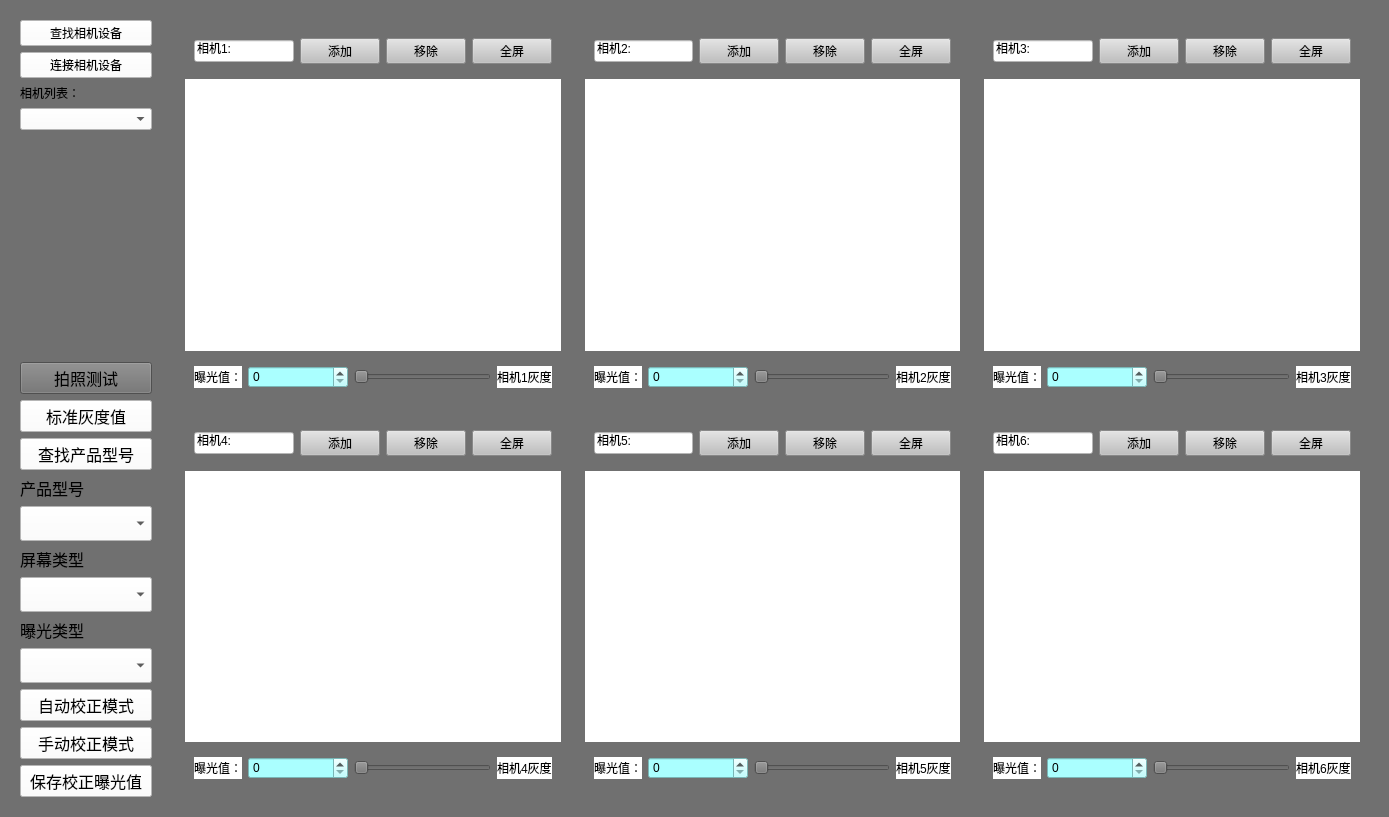
<?xml version="1.0" encoding="UTF-8"?>
<ui version="4.0">
 <class>Form_Camera</class>
 <widget class="QWidget" name="Form_Camera">
  <property name="geometry">
   <rect>
    <x>0</x>
    <y>0</y>
    <width>1389</width>
    <height>817</height>
   </rect>
  </property>
  <property name="windowTitle">
   <string>相机配置界面</string>
  </property>
  <property name="styleSheet">
   <string notr="true">background-color: rgb(112, 112, 112);</string>
  </property>
  <layout class="QHBoxLayout" name="horizontalLayout">
   <item>
    <widget class="QWidget" name="widget_2" native="true">
     <property name="sizePolicy">
      <sizepolicy hsizetype="Expanding" vsizetype="Expanding">
       <horstretch>0</horstretch>
       <verstretch>0</verstretch>
      </sizepolicy>
     </property>
     <property name="minimumSize">
      <size>
       <width>150</width>
       <height>0</height>
      </size>
     </property>
     <property name="maximumSize">
      <size>
       <width>500</width>
       <height>16777215</height>
      </size>
     </property>
     <property name="font">
      <font>
       <pointsize>12</pointsize>
      </font>
     </property>
     <layout class="QVBoxLayout" name="verticalLayout">
      <item>
       <widget class="QPushButton" name="pushButton">
        <property name="styleSheet">
         <string notr="true">font: 12pt &quot;Agency FB&quot;;
background-color: rgb(255, 255, 255);</string>
        </property>
        <property name="text">
         <string>查找相机设备</string>
        </property>
       </widget>
      </item>
      <item>
       <widget class="QPushButton" name="pushButton_8">
        <property name="styleSheet">
         <string notr="true">font: 12pt &quot;Agency FB&quot;;
background-color: rgb(255, 255, 255);</string>
        </property>
        <property name="text">
         <string>连接相机设备</string>
        </property>
       </widget>
      </item>
      <item>
       <widget class="QLabel" name="label_Device_List">
        <property name="styleSheet">
         <string notr="true">font: 12pt &quot;Agency FB&quot;;</string>
        </property>
        <property name="text">
         <string>相机列表：</string>
        </property>
       </widget>
      </item>
      <item>
       <widget class="QComboBox" name="comboBox_Device_List">
        <property name="minimumSize">
         <size>
          <width>80</width>
          <height>0</height>
         </size>
        </property>
        <property name="styleSheet">
         <string notr="true">background-color: rgb(255, 255, 255);
font: 14pt &quot;Agency FB&quot;;</string>
        </property>
       </widget>
      </item>
      <item>
       <widget class="QLabel" name="label_10">
        <property name="text">
         <string/>
        </property>
       </widget>
      </item>
      <item>
       <spacer name="verticalSpacer">
        <property name="orientation">
         <enum>Qt::Vertical</enum>
        </property>
        <property name="sizeHint" stdset="0">
         <size>
          <width>20</width>
          <height>330</height>
         </size>
        </property>
       </spacer>
      </item>
      <item>
       <widget class="QPushButton" name="pushButton_2">
        <property name="font">
         <font>
          <family>Agency FB</family>
          <pointsize>12</pointsize>
         </font>
        </property>
        <property name="text">
         <string>拍照测试</string>
        </property>
       </widget>
      </item>
      <item>
       <widget class="QPushButton" name="pushButton_10">
        <property name="font">
         <font>
          <family>Agency FB</family>
          <pointsize>12</pointsize>
         </font>
        </property>
        <property name="styleSheet">
         <string notr="true">background-color: rgb(255, 255, 255);</string>
        </property>
        <property name="text">
         <string>标准灰度值</string>
        </property>
       </widget>
      </item>
      <item>
       <widget class="QPushButton" name="pushButton_find_product">
        <property name="enabled">
         <bool>true</bool>
        </property>
        <property name="font">
         <font>
          <pointsize>12</pointsize>
         </font>
        </property>
        <property name="styleSheet">
         <string notr="true">background-color: rgb(255, 255, 255);</string>
        </property>
        <property name="text">
         <string>查找产品型号</string>
        </property>
       </widget>
      </item>
      <item>
       <widget class="QLabel" name="label_9">
        <property name="font">
         <font>
          <pointsize>12</pointsize>
         </font>
        </property>
        <property name="text">
         <string>产品型号</string>
        </property>
       </widget>
      </item>
      <item>
       <widget class="QComboBox" name="comboBox_Pro_Mode">
        <property name="font">
         <font>
          <family>Agency FB</family>
          <pointsize>14</pointsize>
         </font>
        </property>
        <property name="styleSheet">
         <string notr="true">background-color: rgb(255, 255, 255);
</string>
        </property>
       </widget>
      </item>
      <item>
       <widget class="QLabel" name="label_8">
        <property name="font">
         <font>
          <pointsize>12</pointsize>
         </font>
        </property>
        <property name="text">
         <string>屏幕类型</string>
        </property>
       </widget>
      </item>
      <item>
       <widget class="QComboBox" name="comboBox_product_type">
        <property name="font">
         <font>
          <family>Agency FB</family>
          <pointsize>14</pointsize>
         </font>
        </property>
        <property name="contextMenuPolicy">
         <enum>Qt::DefaultContextMenu</enum>
        </property>
        <property name="styleSheet">
         <string notr="true">background-color: rgb(255, 255, 255);
font: 14pt &quot;Agency FB&quot;;
</string>
        </property>
       </widget>
      </item>
      <item>
       <widget class="QLabel" name="label_7">
        <property name="font">
         <font>
          <pointsize>12</pointsize>
         </font>
        </property>
        <property name="text">
         <string>曝光类型</string>
        </property>
       </widget>
      </item>
      <item>
       <widget class="QComboBox" name="comboBox_Adaptive_exposure_list">
        <property name="font">
         <font>
          <family>Agency FB</family>
          <pointsize>14</pointsize>
         </font>
        </property>
        <property name="styleSheet">
         <string notr="true">background-color: rgb(255, 255, 255);
font: 14pt &quot;Agency FB&quot;;
</string>
        </property>
       </widget>
      </item>
      <item>
       <widget class="QPushButton" name="pushButton_Adaptive_exposure">
        <property name="font">
         <font>
          <family>Agency FB</family>
          <pointsize>12</pointsize>
         </font>
        </property>
        <property name="styleSheet">
         <string notr="true">background-color: rgb(255, 255, 255);</string>
        </property>
        <property name="text">
         <string>自动校正模式</string>
        </property>
       </widget>
      </item>
      <item>
       <widget class="QPushButton" name="pushButton_manualExposure">
        <property name="font">
         <font>
          <family>Agency FB</family>
          <pointsize>12</pointsize>
         </font>
        </property>
        <property name="styleSheet">
         <string notr="true">background-color: rgb(255, 255, 255);</string>
        </property>
        <property name="text">
         <string>手动校正模式</string>
        </property>
       </widget>
      </item>
      <item>
       <widget class="QPushButton" name="pushButton_3">
        <property name="font">
         <font>
          <family>Agency FB</family>
          <pointsize>12</pointsize>
         </font>
        </property>
        <property name="styleSheet">
         <string notr="true">background-color: rgb(255, 255, 255);</string>
        </property>
        <property name="text">
         <string>保存校正曝光值</string>
        </property>
       </widget>
      </item>
     </layout>
    </widget>
   </item>
   <item>
    <widget class="QWidget" name="widget" native="true">
     <property name="sizePolicy">
      <sizepolicy hsizetype="Expanding" vsizetype="Expanding">
       <horstretch>0</horstretch>
       <verstretch>0</verstretch>
      </sizepolicy>
     </property>
     <property name="styleSheet">
      <string notr="true">border-color: rgb(0, 255, 255);</string>
     </property>
     <layout class="QGridLayout" name="gridLayout">
      <item row="0" column="0">
       <widget class="QWidget" name="widget_11" native="true">
        <layout class="QVBoxLayout" name="verticalLayout_3">
         <item>
          <widget class="QWidget" name="widget_10" native="true">
           <layout class="QHBoxLayout" name="horizontalLayout_8">
            <item>
             <widget class="QLineEdit" name="lineEdit_Camera_Name_1">
              <property name="styleSheet">
               <string notr="true">font: 12pt &quot;Agency FB&quot;;
background-color: rgb(255, 255, 255);</string>
              </property>
              <property name="text">
               <string>相机1:</string>
              </property>
             </widget>
            </item>
            <item>
             <widget class="QPushButton" name="pushButton_Add_View_1">
              <property name="styleSheet">
               <string notr="true">background-color: rgb(191, 191, 191);</string>
              </property>
              <property name="text">
               <string>添加</string>
              </property>
             </widget>
            </item>
            <item>
             <widget class="QPushButton" name="pushButton_Remove_View_1">
              <property name="styleSheet">
               <string notr="true">background-color: rgb(191, 191, 191);</string>
              </property>
              <property name="text">
               <string>移除</string>
              </property>
             </widget>
            </item>
            <item>
             <widget class="QPushButton" name="pushButton_Full_Screen_1">
              <property name="styleSheet">
               <string notr="true">background-color: rgb(191, 191, 191);</string>
              </property>
              <property name="text">
               <string>全屏</string>
              </property>
             </widget>
            </item>
           </layout>
          </widget>
         </item>
         <item>
          <widget class="QLabel" name="label_PreView_1">
           <property name="sizePolicy">
            <sizepolicy hsizetype="Expanding" vsizetype="Expanding">
             <horstretch>0</horstretch>
             <verstretch>0</verstretch>
            </sizepolicy>
           </property>
           <property name="minimumSize">
            <size>
             <width>100</width>
             <height>100</height>
            </size>
           </property>
           <property name="styleSheet">
            <string notr="true">border-color: rgb(0, 255, 255);
background-color: rgb(255, 255, 255);</string>
           </property>
           <property name="text">
            <string/>
           </property>
          </widget>
         </item>
         <item>
          <widget class="QWidget" name="widget_4" native="true">
           <layout class="QHBoxLayout" name="horizontalLayout_2">
            <item>
             <widget class="QLabel" name="label">
              <property name="sizePolicy">
               <sizepolicy hsizetype="Fixed" vsizetype="Preferred">
                <horstretch>0</horstretch>
                <verstretch>0</verstretch>
               </sizepolicy>
              </property>
              <property name="styleSheet">
               <string notr="true">background-color: rgb(255, 255, 255);</string>
              </property>
              <property name="text">
               <string>曝光值：</string>
              </property>
             </widget>
            </item>
            <item>
             <widget class="QSpinBox" name="spinBox_1">
              <property name="sizePolicy">
               <sizepolicy hsizetype="Expanding" vsizetype="Fixed">
                <horstretch>0</horstretch>
                <verstretch>0</verstretch>
               </sizepolicy>
              </property>
              <property name="maximumSize">
               <size>
                <width>100</width>
                <height>16777215</height>
               </size>
              </property>
              <property name="styleSheet">
               <string notr="true">background-color: rgb(170, 255, 255);</string>
              </property>
             </widget>
            </item>
            <item>
             <widget class="QSlider" name="horizontalSlider">
              <property name="orientation">
               <enum>Qt::Horizontal</enum>
              </property>
             </widget>
            </item>
            <item>
             <widget class="QLabel" name="label_c1">
              <property name="styleSheet">
               <string notr="true">background-color: rgb(255, 255, 255);</string>
              </property>
              <property name="text">
               <string>相机1灰度</string>
              </property>
             </widget>
            </item>
           </layout>
          </widget>
         </item>
        </layout>
       </widget>
      </item>
      <item row="0" column="1">
       <widget class="QWidget" name="widget_13" native="true">
        <layout class="QVBoxLayout" name="verticalLayout_4">
         <item>
          <widget class="QWidget" name="widget_12" native="true">
           <layout class="QHBoxLayout" name="horizontalLayout_9">
            <item>
             <widget class="QLineEdit" name="lineEdit_Camera_Name_2">
              <property name="styleSheet">
               <string notr="true">font: 12pt &quot;Agency FB&quot;;
background-color: rgb(255, 255, 255);</string>
              </property>
              <property name="text">
               <string>相机2:</string>
              </property>
             </widget>
            </item>
            <item>
             <widget class="QPushButton" name="pushButton_Add_View_2">
              <property name="styleSheet">
               <string notr="true">background-color: rgb(191, 191, 191);</string>
              </property>
              <property name="text">
               <string>添加</string>
              </property>
             </widget>
            </item>
            <item>
             <widget class="QPushButton" name="pushButton_Remove_View_2">
              <property name="styleSheet">
               <string notr="true">background-color: rgb(191, 191, 191);</string>
              </property>
              <property name="text">
               <string>移除</string>
              </property>
             </widget>
            </item>
            <item>
             <widget class="QPushButton" name="pushButton_Full_Screen_2">
              <property name="styleSheet">
               <string notr="true">background-color: rgb(191, 191, 191);</string>
              </property>
              <property name="text">
               <string>全屏</string>
              </property>
             </widget>
            </item>
           </layout>
          </widget>
         </item>
         <item>
          <widget class="QLabel" name="label_PreView_2">
           <property name="sizePolicy">
            <sizepolicy hsizetype="Expanding" vsizetype="Expanding">
             <horstretch>0</horstretch>
             <verstretch>0</verstretch>
            </sizepolicy>
           </property>
           <property name="minimumSize">
            <size>
             <width>100</width>
             <height>100</height>
            </size>
           </property>
           <property name="styleSheet">
            <string notr="true">border-color: rgb(0, 255, 255);
background-color: rgb(255, 255, 255);</string>
           </property>
           <property name="text">
            <string/>
           </property>
          </widget>
         </item>
         <item>
          <widget class="QWidget" name="widget_5" native="true">
           <layout class="QHBoxLayout" name="horizontalLayout_3">
            <item>
             <widget class="QLabel" name="label_2">
              <property name="sizePolicy">
               <sizepolicy hsizetype="Fixed" vsizetype="Preferred">
                <horstretch>0</horstretch>
                <verstretch>0</verstretch>
               </sizepolicy>
              </property>
              <property name="styleSheet">
               <string notr="true">background-color: rgb(255, 255, 255);</string>
              </property>
              <property name="text">
               <string>曝光值：</string>
              </property>
             </widget>
            </item>
            <item>
             <widget class="QSpinBox" name="spinBox_2">
              <property name="sizePolicy">
               <sizepolicy hsizetype="Expanding" vsizetype="Fixed">
                <horstretch>0</horstretch>
                <verstretch>0</verstretch>
               </sizepolicy>
              </property>
              <property name="maximumSize">
               <size>
                <width>100</width>
                <height>16777215</height>
               </size>
              </property>
              <property name="styleSheet">
               <string notr="true">background-color: rgb(170, 255, 255);</string>
              </property>
             </widget>
            </item>
            <item>
             <widget class="QSlider" name="horizontalSlider_2">
              <property name="orientation">
               <enum>Qt::Horizontal</enum>
              </property>
             </widget>
            </item>
            <item>
             <widget class="QLabel" name="label_c2">
              <property name="styleSheet">
               <string notr="true">background-color: rgb(255, 255, 255);</string>
              </property>
              <property name="text">
               <string>相机2灰度</string>
              </property>
             </widget>
            </item>
           </layout>
          </widget>
         </item>
        </layout>
       </widget>
      </item>
      <item row="0" column="2">
       <widget class="QWidget" name="widget_15" native="true">
        <layout class="QVBoxLayout" name="verticalLayout_5">
         <item>
          <widget class="QWidget" name="widget_14" native="true">
           <layout class="QHBoxLayout" name="horizontalLayout_10">
            <item>
             <widget class="QLineEdit" name="lineEdit_Camera_Name_3">
              <property name="styleSheet">
               <string notr="true">font: 12pt &quot;Agency FB&quot;;
background-color: rgb(255, 255, 255);</string>
              </property>
              <property name="text">
               <string>相机3:</string>
              </property>
             </widget>
            </item>
            <item>
             <widget class="QPushButton" name="pushButton_Add_View_3">
              <property name="styleSheet">
               <string notr="true">background-color: rgb(191, 191, 191);</string>
              </property>
              <property name="text">
               <string>添加</string>
              </property>
             </widget>
            </item>
            <item>
             <widget class="QPushButton" name="pushButton_Remove_View_3">
              <property name="styleSheet">
               <string notr="true">background-color: rgb(191, 191, 191);</string>
              </property>
              <property name="text">
               <string>移除</string>
              </property>
             </widget>
            </item>
            <item>
             <widget class="QPushButton" name="pushButton_Full_Screen_3">
              <property name="styleSheet">
               <string notr="true">background-color: rgb(191, 191, 191);</string>
              </property>
              <property name="text">
               <string>全屏</string>
              </property>
             </widget>
            </item>
           </layout>
          </widget>
         </item>
         <item>
          <widget class="QLabel" name="label_PreView_3">
           <property name="sizePolicy">
            <sizepolicy hsizetype="Expanding" vsizetype="Expanding">
             <horstretch>0</horstretch>
             <verstretch>0</verstretch>
            </sizepolicy>
           </property>
           <property name="minimumSize">
            <size>
             <width>100</width>
             <height>100</height>
            </size>
           </property>
           <property name="styleSheet">
            <string notr="true">border-color: rgb(0, 255, 255);
background-color: rgb(255, 255, 255);</string>
           </property>
           <property name="text">
            <string/>
           </property>
          </widget>
         </item>
         <item>
          <widget class="QWidget" name="widget_6" native="true">
           <layout class="QHBoxLayout" name="horizontalLayout_4">
            <item>
             <widget class="QLabel" name="label_3">
              <property name="sizePolicy">
               <sizepolicy hsizetype="Fixed" vsizetype="Preferred">
                <horstretch>0</horstretch>
                <verstretch>0</verstretch>
               </sizepolicy>
              </property>
              <property name="styleSheet">
               <string notr="true">background-color: rgb(255, 255, 255);</string>
              </property>
              <property name="text">
               <string>曝光值：</string>
              </property>
             </widget>
            </item>
            <item>
             <widget class="QSpinBox" name="spinBox_3">
              <property name="sizePolicy">
               <sizepolicy hsizetype="Expanding" vsizetype="Fixed">
                <horstretch>0</horstretch>
                <verstretch>0</verstretch>
               </sizepolicy>
              </property>
              <property name="maximumSize">
               <size>
                <width>100</width>
                <height>16777215</height>
               </size>
              </property>
              <property name="styleSheet">
               <string notr="true">background-color: rgb(170, 255, 255);</string>
              </property>
             </widget>
            </item>
            <item>
             <widget class="QSlider" name="horizontalSlider_3">
              <property name="orientation">
               <enum>Qt::Horizontal</enum>
              </property>
             </widget>
            </item>
            <item>
             <widget class="QLabel" name="label_c3">
              <property name="styleSheet">
               <string notr="true">background-color: rgb(255, 255, 255);</string>
              </property>
              <property name="text">
               <string>相机3灰度</string>
              </property>
             </widget>
            </item>
           </layout>
          </widget>
         </item>
        </layout>
       </widget>
      </item>
      <item row="1" column="0">
       <widget class="QWidget" name="widget_17" native="true">
        <layout class="QVBoxLayout" name="verticalLayout_6">
         <item>
          <widget class="QWidget" name="widget_16" native="true">
           <layout class="QHBoxLayout" name="horizontalLayout_11">
            <item>
             <widget class="QLineEdit" name="lineEdit_Camera_Name_4">
              <property name="styleSheet">
               <string notr="true">font: 12pt &quot;Agency FB&quot;;
background-color: rgb(255, 255, 255);</string>
              </property>
              <property name="text">
               <string>相机4:</string>
              </property>
             </widget>
            </item>
            <item>
             <widget class="QPushButton" name="pushButton_Add_View_4">
              <property name="styleSheet">
               <string notr="true">background-color: rgb(191, 191, 191);</string>
              </property>
              <property name="text">
               <string>添加</string>
              </property>
             </widget>
            </item>
            <item>
             <widget class="QPushButton" name="pushButton_Remove_View_4">
              <property name="styleSheet">
               <string notr="true">background-color: rgb(191, 191, 191);</string>
              </property>
              <property name="text">
               <string>移除</string>
              </property>
             </widget>
            </item>
            <item>
             <widget class="QPushButton" name="pushButton_Full_Screen_4">
              <property name="styleSheet">
               <string notr="true">background-color: rgb(191, 191, 191);</string>
              </property>
              <property name="text">
               <string>全屏</string>
              </property>
             </widget>
            </item>
           </layout>
          </widget>
         </item>
         <item>
          <widget class="QLabel" name="label_PreView_4">
           <property name="sizePolicy">
            <sizepolicy hsizetype="Expanding" vsizetype="Expanding">
             <horstretch>0</horstretch>
             <verstretch>0</verstretch>
            </sizepolicy>
           </property>
           <property name="minimumSize">
            <size>
             <width>100</width>
             <height>100</height>
            </size>
           </property>
           <property name="styleSheet">
            <string notr="true">border-color: rgb(0, 255, 255);
background-color: rgb(255, 255, 255);</string>
           </property>
           <property name="text">
            <string/>
           </property>
          </widget>
         </item>
         <item>
          <widget class="QWidget" name="widget_7" native="true">
           <layout class="QHBoxLayout" name="horizontalLayout_5">
            <item>
             <widget class="QLabel" name="label_4">
              <property name="sizePolicy">
               <sizepolicy hsizetype="Fixed" vsizetype="Preferred">
                <horstretch>0</horstretch>
                <verstretch>0</verstretch>
               </sizepolicy>
              </property>
              <property name="styleSheet">
               <string notr="true">background-color: rgb(255, 255, 255);</string>
              </property>
              <property name="text">
               <string>曝光值：</string>
              </property>
             </widget>
            </item>
            <item>
             <widget class="QSpinBox" name="spinBox_4">
              <property name="sizePolicy">
               <sizepolicy hsizetype="Expanding" vsizetype="Fixed">
                <horstretch>0</horstretch>
                <verstretch>0</verstretch>
               </sizepolicy>
              </property>
              <property name="maximumSize">
               <size>
                <width>100</width>
                <height>16777215</height>
               </size>
              </property>
              <property name="styleSheet">
               <string notr="true">background-color: rgb(170, 255, 255);</string>
              </property>
             </widget>
            </item>
            <item>
             <widget class="QSlider" name="horizontalSlider_4">
              <property name="orientation">
               <enum>Qt::Horizontal</enum>
              </property>
             </widget>
            </item>
            <item>
             <widget class="QLabel" name="label_c4">
              <property name="styleSheet">
               <string notr="true">background-color: rgb(255, 255, 255);</string>
              </property>
              <property name="text">
               <string>相机4灰度</string>
              </property>
             </widget>
            </item>
           </layout>
          </widget>
         </item>
        </layout>
       </widget>
      </item>
      <item row="1" column="1">
       <widget class="QWidget" name="widget_19" native="true">
        <layout class="QVBoxLayout" name="verticalLayout_7">
         <item>
          <widget class="QWidget" name="widget_18" native="true">
           <layout class="QHBoxLayout" name="horizontalLayout_12">
            <item>
             <widget class="QLineEdit" name="lineEdit_Camera_Name_5">
              <property name="styleSheet">
               <string notr="true">font: 12pt &quot;Agency FB&quot;;
background-color: rgb(255, 255, 255);</string>
              </property>
              <property name="text">
               <string>相机5:</string>
              </property>
             </widget>
            </item>
            <item>
             <widget class="QPushButton" name="pushButton_Add_View_5">
              <property name="styleSheet">
               <string notr="true">background-color: rgb(191, 191, 191);</string>
              </property>
              <property name="text">
               <string>添加</string>
              </property>
             </widget>
            </item>
            <item>
             <widget class="QPushButton" name="pushButton_Remove_View_5">
              <property name="styleSheet">
               <string notr="true">background-color: rgb(191, 191, 191);</string>
              </property>
              <property name="text">
               <string>移除</string>
              </property>
             </widget>
            </item>
            <item>
             <widget class="QPushButton" name="pushButton_Full_Screen_5">
              <property name="styleSheet">
               <string notr="true">background-color: rgb(191, 191, 191);</string>
              </property>
              <property name="text">
               <string>全屏</string>
              </property>
             </widget>
            </item>
           </layout>
          </widget>
         </item>
         <item>
          <widget class="QLabel" name="label_PreView_5">
           <property name="sizePolicy">
            <sizepolicy hsizetype="Expanding" vsizetype="Expanding">
             <horstretch>0</horstretch>
             <verstretch>0</verstretch>
            </sizepolicy>
           </property>
           <property name="minimumSize">
            <size>
             <width>100</width>
             <height>100</height>
            </size>
           </property>
           <property name="styleSheet">
            <string notr="true">border-color: rgb(0, 255, 255);
background-color: rgb(255, 255, 255);</string>
           </property>
           <property name="text">
            <string/>
           </property>
          </widget>
         </item>
         <item>
          <widget class="QWidget" name="widget_8" native="true">
           <layout class="QHBoxLayout" name="horizontalLayout_6">
            <item>
             <widget class="QLabel" name="label_5">
              <property name="sizePolicy">
               <sizepolicy hsizetype="Fixed" vsizetype="Preferred">
                <horstretch>0</horstretch>
                <verstretch>0</verstretch>
               </sizepolicy>
              </property>
              <property name="styleSheet">
               <string notr="true">background-color: rgb(255, 255, 255);</string>
              </property>
              <property name="text">
               <string>曝光值：</string>
              </property>
             </widget>
            </item>
            <item>
             <widget class="QSpinBox" name="spinBox_5">
              <property name="sizePolicy">
               <sizepolicy hsizetype="Expanding" vsizetype="Fixed">
                <horstretch>0</horstretch>
                <verstretch>0</verstretch>
               </sizepolicy>
              </property>
              <property name="maximumSize">
               <size>
                <width>100</width>
                <height>16777215</height>
               </size>
              </property>
              <property name="styleSheet">
               <string notr="true">background-color: rgb(170, 255, 255);</string>
              </property>
             </widget>
            </item>
            <item>
             <widget class="QSlider" name="horizontalSlider_5">
              <property name="orientation">
               <enum>Qt::Horizontal</enum>
              </property>
             </widget>
            </item>
            <item>
             <widget class="QLabel" name="label_c5">
              <property name="styleSheet">
               <string notr="true">background-color: rgb(255, 255, 255);</string>
              </property>
              <property name="text">
               <string>相机5灰度</string>
              </property>
             </widget>
            </item>
           </layout>
          </widget>
         </item>
        </layout>
       </widget>
      </item>
      <item row="1" column="2">
       <widget class="QWidget" name="widget_21" native="true">
        <layout class="QVBoxLayout" name="verticalLayout_8">
         <item>
          <widget class="QWidget" name="widget_20" native="true">
           <layout class="QHBoxLayout" name="horizontalLayout_13">
            <item>
             <widget class="QLineEdit" name="lineEdit_Camera_Name_6">
              <property name="styleSheet">
               <string notr="true">font: 12pt &quot;Agency FB&quot;;
background-color: rgb(255, 255, 255);</string>
              </property>
              <property name="text">
               <string>相机6:</string>
              </property>
             </widget>
            </item>
            <item>
             <widget class="QPushButton" name="pushButton_Add_View_6">
              <property name="styleSheet">
               <string notr="true">background-color: rgb(191, 191, 191);</string>
              </property>
              <property name="text">
               <string>添加</string>
              </property>
             </widget>
            </item>
            <item>
             <widget class="QPushButton" name="pushButton_Remove_View_6">
              <property name="styleSheet">
               <string notr="true">background-color: rgb(191, 191, 191);</string>
              </property>
              <property name="text">
               <string>移除</string>
              </property>
             </widget>
            </item>
            <item>
             <widget class="QPushButton" name="pushButton_Full_Screen_6">
              <property name="styleSheet">
               <string notr="true">background-color: rgb(191, 191, 191);</string>
              </property>
              <property name="text">
               <string>全屏</string>
              </property>
             </widget>
            </item>
           </layout>
          </widget>
         </item>
         <item>
          <widget class="QLabel" name="label_PreView_6">
           <property name="sizePolicy">
            <sizepolicy hsizetype="Expanding" vsizetype="Expanding">
             <horstretch>0</horstretch>
             <verstretch>0</verstretch>
            </sizepolicy>
           </property>
           <property name="minimumSize">
            <size>
             <width>100</width>
             <height>100</height>
            </size>
           </property>
           <property name="styleSheet">
            <string notr="true">border-color: rgb(0, 255, 255);
background-color: rgb(255, 255, 255);</string>
           </property>
           <property name="text">
            <string/>
           </property>
          </widget>
         </item>
         <item>
          <widget class="QWidget" name="widget_9" native="true">
           <layout class="QHBoxLayout" name="horizontalLayout_7">
            <item>
             <widget class="QLabel" name="label_6">
              <property name="sizePolicy">
               <sizepolicy hsizetype="Fixed" vsizetype="Preferred">
                <horstretch>0</horstretch>
                <verstretch>0</verstretch>
               </sizepolicy>
              </property>
              <property name="styleSheet">
               <string notr="true">background-color: rgb(255, 255, 255);</string>
              </property>
              <property name="text">
               <string>曝光值：</string>
              </property>
             </widget>
            </item>
            <item>
             <widget class="QSpinBox" name="spinBox_6">
              <property name="sizePolicy">
               <sizepolicy hsizetype="Expanding" vsizetype="Fixed">
                <horstretch>0</horstretch>
                <verstretch>0</verstretch>
               </sizepolicy>
              </property>
              <property name="maximumSize">
               <size>
                <width>100</width>
                <height>16777215</height>
               </size>
              </property>
              <property name="styleSheet">
               <string notr="true">background-color: rgb(170, 255, 255);</string>
              </property>
             </widget>
            </item>
            <item>
             <widget class="QSlider" name="horizontalSlider_6">
              <property name="orientation">
               <enum>Qt::Horizontal</enum>
              </property>
             </widget>
            </item>
            <item>
             <widget class="QLabel" name="label_c6">
              <property name="styleSheet">
               <string notr="true">background-color: rgb(255, 255, 255);</string>
              </property>
              <property name="text">
               <string>相机6灰度</string>
              </property>
             </widget>
            </item>
           </layout>
          </widget>
         </item>
        </layout>
       </widget>
      </item>
     </layout>
    </widget>
   </item>
  </layout>
 </widget>
 <resources/>
 <connections/>
</ui>
